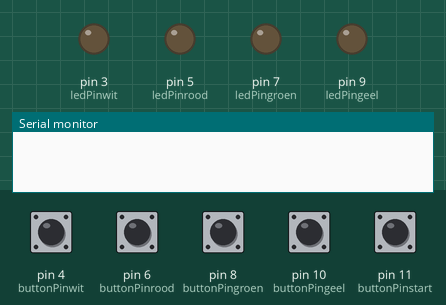
This sketch was run on a simulated Arduino Uno, built with avr-gcc and run on an emulated ATmega328P. Parts: output pins drawn as LEDs (lit = HIGH), the last lines printed to the serial monitor. Dashed ring = blinking. The test bench sets the inputs (shaded band); at power-on: pin 4 (buttonPinwit), pin 6 (buttonPinrood), pin 8 (buttonPingroen), pin 10 (buttonPingeel), pin 11 (buttonPinstart) HIGH. Random numbers use the default seed unless the sketch sets one.

Above: at 1.2 s.
1.3 s: pin 11 (buttonPinstart) pulled LOW for 0.15 s
At 2.0 s:
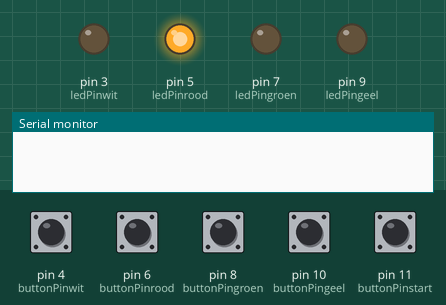
3.6 s: pin 4 (buttonPinwit) pulled LOW for 0.15 s
At 4.0 s:
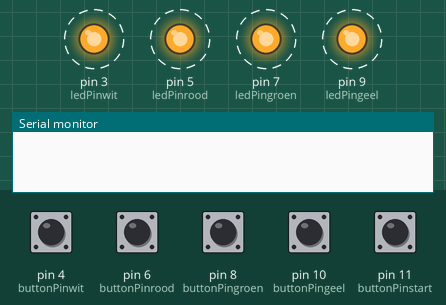
6.7 s: pin 11 (buttonPinstart) pulled LOW for 1 s
At 8.3 s:
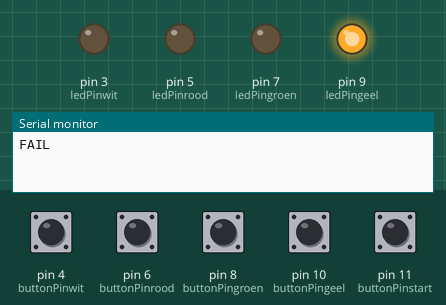
9.9 s: pin 10 (buttonPingeel) pulled LOW for 0.15 s
At 12.9 s:
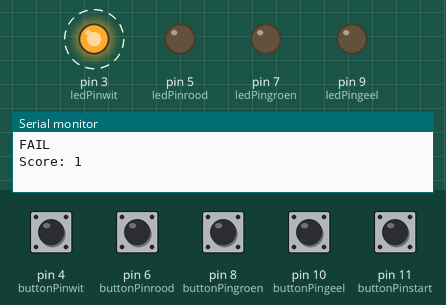
13.0 s: pin 6 (buttonPinrood) pulled LOW for 1 s
At 14.1 s:
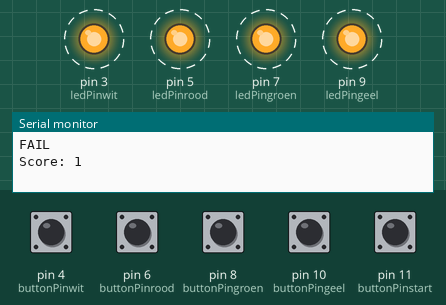
Timing chart, 0 to 17.7 s (numbered marks = the images above; inputs shaded):
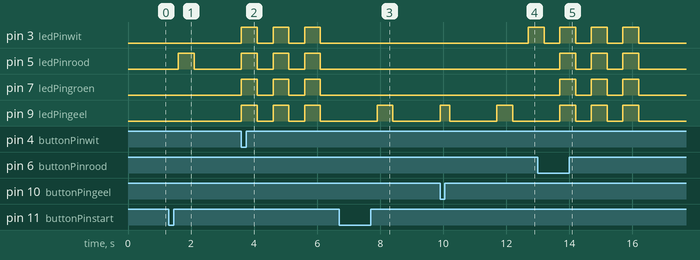

The sketch:

11._code_vier_LEDs.ino
```cpp
// werkende code voor simon says spel met 4 leds en 4 knoppen
// je moet ook niet meer op de startknop drukken als je een level hoger gaat, dat gaat vanzelf als je de juiste knoppen indrukt

int ledPinrood = 5;
int ledPingroen = 7;
int ledPinwit = 3;
int ledPingeel = 9;

int buttonPinwit = 4;
int buttonPingeel = 10;
int buttonPinrood = 6;
int buttonPingroen = 8;

int buttonPinstart = 11;

const int aantalLijst = 100;
int randomLijst[aantalLijst];
int lengte = 0;

bool vorigeKnopStatus = HIGH;

void setup() {
  pinMode(ledPinrood, OUTPUT);
  pinMode(ledPingroen, OUTPUT);
  pinMode(ledPinwit, OUTPUT);
  pinMode(ledPingeel, OUTPUT);

  pinMode(buttonPinwit, INPUT_PULLUP);
  pinMode(buttonPingeel, INPUT_PULLUP);
  pinMode(buttonPinrood, INPUT_PULLUP);
  pinMode(buttonPingroen, INPUT_PULLUP);

  pinMode(buttonPinstart, INPUT_PULLUP);

  randomSeed(analogRead(A0));

  Serial.begin(9600);
}


void loop() {

  if (lengte == 0) { //als lengte niet nul is dan slaat die heel deze if else over
    if(digitalRead(buttonPinstart) == LOW){ // start spel alleen als lengte 0 is en startknop wordt gedrukt
      delay(300); // debounce
      voegToe();
    }
  else {
      return; // begin de loop terug van begin stop dus met deze doorloop
    }
  }

  speelLijstaf(); // led(s) branden

  if (checkInput() == true) { // als speler juiste knoppen indrukt gaat spel verder
    delay(500);
    voegToe();

    // printen van score
    Serial.print("Score: ");
    Serial.println(lengte - 1);
  }

  else {
    lengte = 0;
    knipperAlleLeds();
    Serial.println("FAIL");
  }

  delay(1000);

}


// functies

void voegToe() {
  if (lengte < aantalLijst) {
    randomLijst[lengte] = random(0, 4);
    lengte += 1;
  }
}

void speelLijstaf() {
  int i = 0;
  while (i < lengte){
    switch(randomLijst[i]) {
      case 0:
        digitalWrite(ledPinrood, HIGH);
        digitalWrite(ledPingroen, LOW);
        digitalWrite(ledPinwit, LOW);
        digitalWrite(ledPingeel, LOW);
        break;
      case 1:
        digitalWrite(ledPinrood, LOW);
        digitalWrite(ledPingroen, HIGH);
        digitalWrite(ledPinwit, LOW);
        digitalWrite(ledPingeel, LOW);
        break;
      case 2:
        digitalWrite(ledPinrood, LOW);
        digitalWrite(ledPingroen, LOW);
        digitalWrite(ledPinwit, HIGH);
        digitalWrite(ledPingeel, LOW);
        break;
      case 3:
        digitalWrite(ledPinrood, LOW);
        digitalWrite(ledPingroen, LOW);
        digitalWrite(ledPinwit, LOW);
        digitalWrite(ledPingeel, HIGH);
        break;
    }
  delay(500);
  digitalWrite(ledPinrood, LOW);
  digitalWrite(ledPingroen, LOW);
  digitalWrite(ledPinwit, LOW);
  digitalWrite(ledPingeel, LOW);
  delay(500);
  i += 1;
}
}


bool checkInput() {
  int i = 0;

  while (i < lengte) {

    bool inputGedaan = false;

    while (!inputGedaan) {

      if (digitalRead(buttonPinrood) == LOW) {
        digitalWrite(ledPinrood, HIGH);
        if (randomLijst[i] != 0) {
          return false;
        }
        inputGedaan = true;
        delay(300);
        digitalWrite(ledPinrood, LOW);
      }

      if (digitalRead(buttonPingroen) == LOW) {
        digitalWrite(ledPingroen, HIGH);
        if (randomLijst[i] != 1) {
          return false;
        }
        inputGedaan = true;
        delay(300);
        digitalWrite(ledPingroen, LOW);
      }

      if (digitalRead(buttonPinwit) == LOW) {
        digitalWrite(ledPinwit, HIGH);
        if (randomLijst[i] != 2) {
          return false;
        }
        inputGedaan = true;
        delay(300);
        digitalWrite(ledPinwit, LOW);
      }

      if (digitalRead(buttonPingeel) == LOW) {
        digitalWrite(ledPingeel, HIGH);
        if (randomLijst[i] != 3) {
          return false;
        }
        inputGedaan = true;
        delay(300);
        digitalWrite(ledPingeel, LOW);
      }

    }

    i += 1;
  }

  return true;
}

void knipperAlleLeds() { // als speler een fout maakt stopt het spel en knipperen alle leds drie keer

  int i = 0;

  while (i < 3) {

    digitalWrite(ledPinrood, HIGH);
    digitalWrite(ledPingroen, HIGH);
    digitalWrite(ledPinwit, HIGH);
    digitalWrite(ledPingeel, HIGH);

    delay(500);

    digitalWrite(ledPinrood, LOW);
    digitalWrite(ledPingroen, LOW);
    digitalWrite(ledPinwit, LOW);
    digitalWrite(ledPingeel, LOW);

    delay(500);

    i += 1;
  }
}
```

Measured:
- after the input at 1.3 s, pin 5 (ledPinrood): LOW → HIGH after 0.30 s, → LOW 0.50 s later
- after the input at 3.6 s, pin 3 (ledPinwit), pin 5 (ledPinrood), pin 7 (ledPingroen), pin 9 (ledPingeel): alternates HIGH for 0.50 s and LOW for 0.50 s, starting at once
- after the input at 6.7 s, pin 9 (ledPingeel): LOW → HIGH after 1.2 s, → LOW 0.50 s later
- after the input at 9.9 s, pin 3 (ledPinwit): LOW → HIGH after 2.8 s; pin 9 (ledPingeel): LOW → HIGH at once, → LOW 0.30 s later, → HIGH 1.5 s later, → LOW 0.50 s later
- after the input at 13.0 s, pin 5 (ledPinrood), pin 7 (ledPingroen), pin 9 (ledPingeel): alternates HIGH for 0.50 s and LOW for 0.50 s, 6 changes in all, then stays LOW, starting after 0.70 s
